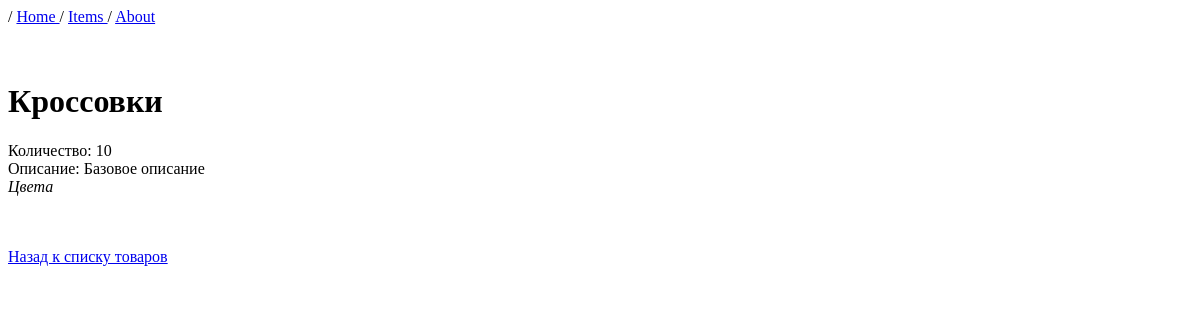
/item/1, run on an earlier commit of the app's database.
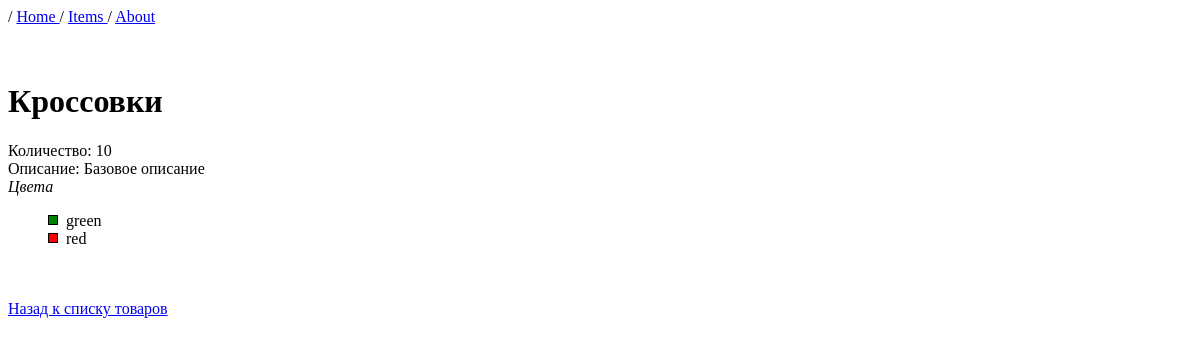
And on a later commit of the database.
### MainApp/models.py (models this page shows, shortened)
class Item(models.Model):
    name  = models.CharField(max_length=100)
    brand = models.CharField(max_length=100)
    count = models.PositiveIntegerField()
    description = models.TextField(max_length=200, default="Базовое описание")
    colors = models.ManyToManyField(to=Color)

class Color(models.Model):
    name = models.CharField(max_length=32)

### MainApp/views.py (the view)
# urls.py: path('item/<int:item_id>', views.get_item, name='item-detail'),
def get_item(request, item_id: int):
    try:
        item = Item.objects.get(id=item_id)
        colors = []
        if item.colors.exists():
            colors = item.colors.all()
    except ObjectDoesNotExist:
        return HttpResponseNotFound(f"Item with id={item_id} not found.")
    else:
        context = {
            "item": item,
            "colors": colors,
        }
        return render(request, "item_page.html", context)

### templates/item_page.html (shortened to what this page needs)
{% extends "base.html" %}
{% load static %}
{% block style %}
    <link rel="stylesheet" href="{% static 'style.css' %}">
{% endblock  %}
{% block content %}
    {{ block.super }}
    <h1> {{ item.name }}</h1>
    <div>
        Количество: {{ item.count | default:"Товар отсутствует на складе" }}
    </div>
    <div>
        Описание: {{ item.description }}
    </div>
    <i>Цвета</i>
    <ul class='ul_no_mark'>
        {% for color in colors %}
            <li><div class='div_color' style='background-color: {{ color.name }};'></div>&nbsp;&nbsp;{{ color.name }}</li>
        {% endfor %}
    </ul>
    <br><br>
    <a href="{% url "items-list" %}"> Назад к списку товаров </a>
{% endblock %}

### templates/base.html (shortened to what this page needs)
<!DOCTYPE html>
<html lang="en">
<head>
    {% block style %}
    {% endblock %}
</head>
<body>
    {% block content %}
        {% include "header.html" %}
    {% endblock  %}
</body>
</html>

### templates/header.html
<header>
    / <a href="{% url 'home' %}"> Home </a>
    / <a href="{% url 'items-list' %}"> Items </a>
    / <a href="{% url 'about' %}"> About </a>
</header>
<br><br>

### static/style.css (style rules this page uses)
* { box-sizing: border-box; }
.ul_no_mark { list-style-type: none; }
.div_color { border:1px solid #000; width:10px; height:10px; margin-top:3px; float:left; }

What changed in the data, as far as the page shows it:
added Color: name "green"
added Color: name "red"
